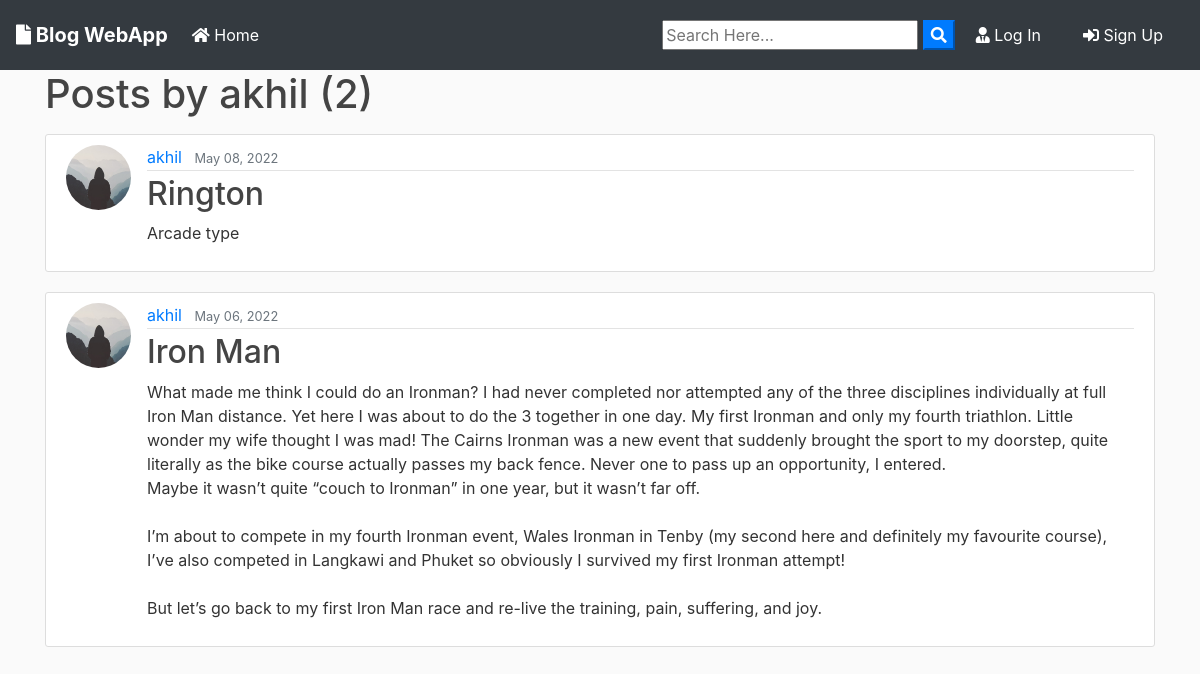
The app's page /user/akhil with its own data.
### blog/models.py (models this page shows, shortened)
class Post(models.Model):
	title = models.CharField(max_length=100)
	file = models.FileField(null=True,blank=True,upload_to='Files')
	content = models.TextField()
	date_posted = models.DateTimeField(default=timezone.now)
	author = models.ForeignKey(User, on_delete=models.CASCADE)

### users/models.py (models this page shows, shortened)
class Profile(models.Model):
    user = models.OneToOneField(User, on_delete=models.CASCADE)
    image = models.ImageField(default='default.jpg', upload_to='profile_pics')

### blog/views.py (the view)
# urls.py: path('user/<str:username>', UserPostListView.as_view(), name='user-posts'),
class UserPostListView(ListView):
    model = Post
    template_name = 'blog/user_posts.html'  # <app>/<model>_<viewtype>.html
    context_object_name = 'posts'
    paginate_by = 2
    def get_queryset(self):
        user = get_object_or_404(User, username=self.kwargs.get('username'))
        return Post.objects.filter(author=user).order_by('-date_posted')

### blog/templates/blog/user_posts.html (shortened to what this page needs)
{% extends "blog/base.html" %}
{% block content %}
    <h1 class="mb-3">Posts by {{ view.kwargs.username }} ({{ page_obj.paginator.count }})</h1>
    {% for post in posts %}
        <article class="media content-section">
          <img class="rounded-circle article-img" src="{{ post.author.profile.image.url }}">
          <div class="media-body">
            <div class="article-metadata">
              <a class="mr-2" href="{% url 'user-posts' post.author.username %}">{{ post.author }}</a>
              <small class="text-muted">{{ post.date_posted|date:"F d, Y" }}</small>
            </div>
            <h2><a class="article-title" href="{% url 'post-detail' post.id %}">{{ post.title }}</a></h2>
            <p class="article-content">{{ post.content }}</p>
          </div>
        </article>
    {% endfor %}
{% endblock content %}

### blog/static/blog/main.css (style rules this page uses)
body { background: #fafafa; color: #333333; margin-top: 0; }
h1, h2, h3, h4, h5, h6 { color: #444444; }
.content-section { background: #ffffff; padding: 10px 20px; border: 1px solid #dddddd; border-radius: 3px; margin-bottom: 20px; }
.article-title { color: #444444; }
.article-content { white-space: pre-line; }
.article-img { height: 65px; width: 65px; margin-right: 16px; }
.article-metadata { padding-bottom: 1px; margin-bottom: 4px; border-bottom: 1px solid #e3e3e3 }

### records on screen
Post: author.profile.image (placeholder picture), author "akhil", date_posted "May 08, 2022", title "Rington", content "Arcade type"
Post: author.profile.image (placeholder picture), author "akhil", date_posted "May 06, 2022", title "Iron Man", content "What made me think I could do an Ironman? I had never completed nor attempted any of the three disciplines individually at full Iron Man distance. Yet here I was about to do the 3 together in one day. My first Ironman and only my fourth triathlon. Little wonder my wife thought I was mad! The Cairns Ironman was a new event that suddenly brought the sport to my doorstep, quite literally as the bike course actually passes my back fence. Never one to pass up an opportunity, I entered. Maybe it wasn’t quite “couch to Ironman” in one year, but it wasn’t far off. I’m about to compete in my fourth Ironman event, Wales Ironman in Tenby (my second here and definitely my favourite course), I’ve also…"

### other values on screen
{{ view.kwargs.username }} "akhil"
{{ page_obj.paginator.count }} "2"
